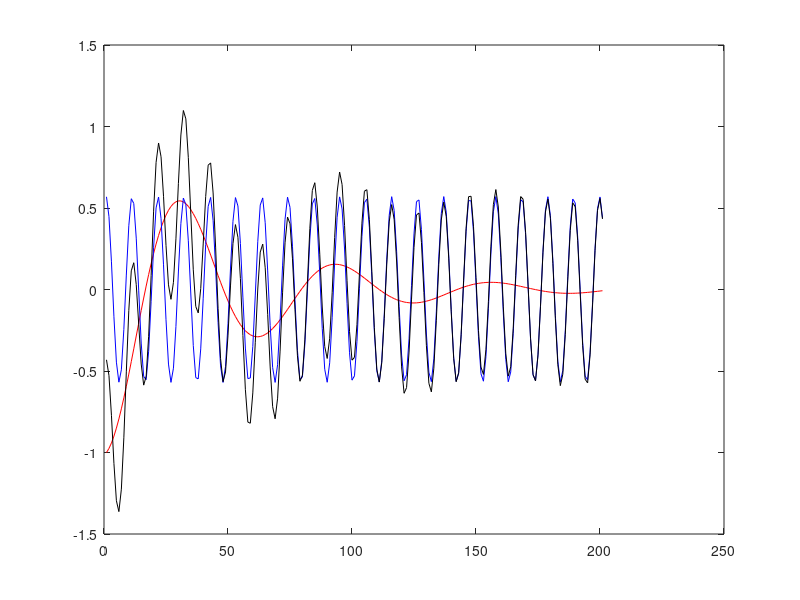

The MATLAB source for this figure:
clc;
clear;
w=6;
d=atan(0.4*w/(1-w^2));
for t=0:0.1:20
   u=fix(10*t+1);
    y(u)=-1*exp(-0.2*t)*cos(1*t);
    z(u)=20*cos(w*t-d)/((1-w^2)^2+0.16*w^2)^0.5;
    s(u)=z(u)+y(u);
end
plot(y,'r-');
hold on;
plot(z,'b-');
plot(s,'black');